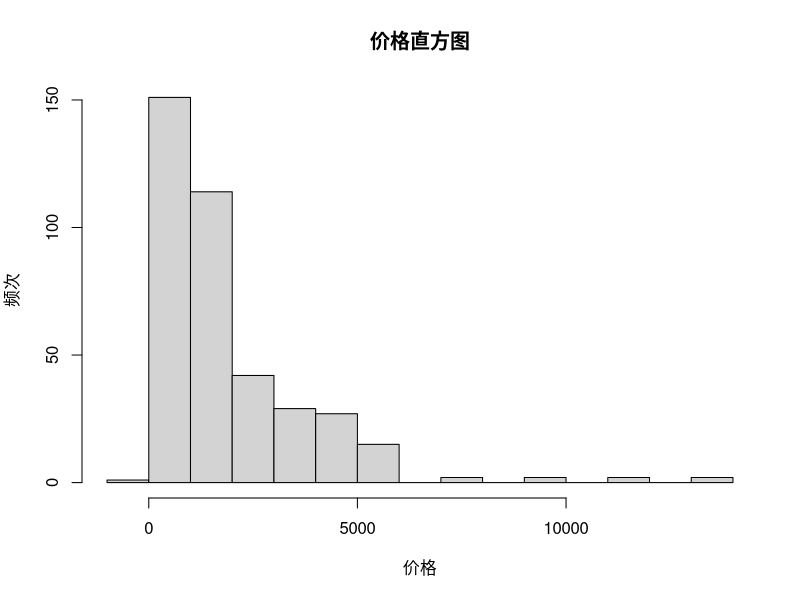
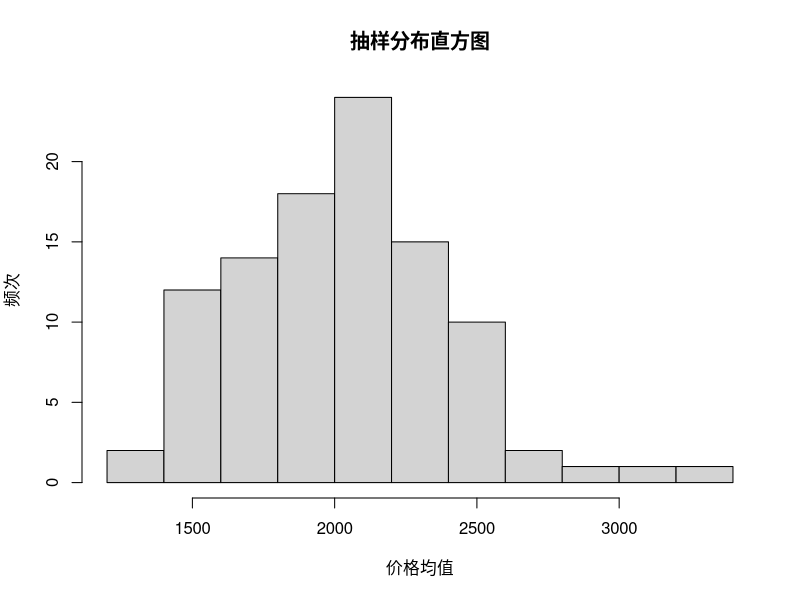

The R source for these figures, in order:
data <- read.csv("4.csv");

hist(
  data[, 2],
  main="价格直方图", 
  ylab="频次", xlab="价格"
);

#如果从容量为N的有限总体抽样，若每次抽取容量为n的样本，

#抽样所得到的每一个样本可以计算一个平均数，
#全部可能的样本都被抽取后可以得到许多平均数。

#如果将抽样所得到的所有可能的样本平均数集合起来便构成一个新的总体，
#平均数就成为这个新总体的变量。

#由平均数构成的新总体的分布，称为平均数的抽样分布。
#随机样本的任何一种统计数都可以是一个变量，这种变量的分布称为统计数的抽样分布。

#定义每次抽样的样本数
s <- 30
#定义统计数的统计函数
f <- mean;
#定义分布抽样的次数
times <- 100;
#抽样后统计量保存的变量
sDatas <- c();
for(i in 1:times) {
  sData <- sample(data[, 2], s);
  sDatas <- append(sDatas, f(sData));
}

hist(
  sDatas,
  main="抽样分布直方图", 
  ylab="频次", xlab="价格均值"
)
